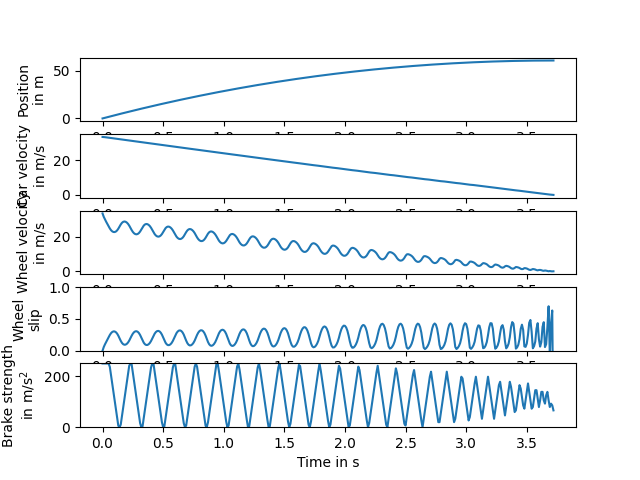

Source code (Python):
# Implements the control algorithm for the hydraulic brake 
# When the wheel slip gets larger than high_slip, start to decrease the pressure;
# when the wheel slip gets smaller than low_slip, start to increase the pressure.
# Increasing/decreasing the pressure leads to a rate of change of hydraulic_speed in the 
# strength b of the brake (as measured in deceleration of the velocity of the rim of the 
# wheel if there was no friction force from the road.)
# The strength of the brake must always lie between 0 and max_brake.

import matplotlib.pyplot as plt
import numpy
import math

h = 0.001 # s
mass_quarter_car = 250. # kg
mass_effective_wheel = 20. # kg
g = 9.81 # m / s2
max_brake = 250. # m / s2
hydraulic_speed = 3300. # m / s3
low_slip = 0.17
high_slip = 0.23

end_time = 5. # s
num_steps = int(end_time / h)

def friction_coeff(slip):
    return 1.1 * (1. - math.exp(-20. * slip)) - 0.4 * slip

def hydraulic():
    w = numpy.zeros(num_steps + 1) # m / s
    v = numpy.zeros(num_steps + 1) # m / s
    x = numpy.zeros(num_steps + 1) # m
    b = numpy.zeros(num_steps + 1) # m / s2
    times = h * numpy.array(range(num_steps + 1))

    axes_x = plt.subplot(511)
    axes_v = plt.subplot(512)
    axes_w = plt.subplot(513)
    axes_s = plt.subplot(514)
    axes_b = plt.subplot(515)
    x[0] = 0.
    v[0] = 120. * 1000. / 3600. # 120 km/h converted to m/s
    w[0] = v[0]
    b[0] = max_brake # initially, the driver steps on the brake as hard as possible
    
    brake_change = 0 # use this to help keep the braking pressure within the proper range

    for step in range(num_steps):
        if v[step] < 0.01:
            break
        s = max(0., 1. - w[step] / v[step])
        force = friction_coeff(s) * mass_quarter_car * g
        v[step + 1] = v[step] - h * force / mass_quarter_car
        x[step + 1] = x[step] + h * v[step]

        w[step + 1] = w[step] + h * (force / mass_effective_wheel - b[step])
        w[step + 1] = max(0., w[step + 1])

        if s<low_slip:
            brake_change=1
        elif s>high_slip:
            brake_change=-1
    
        b[step + 1] = max(0,min(max_brake,b[step]+h*brake_change*hydraulic_speed))

    axes_x.plot(times[:step:10], x[:step:10])
    axes_v.plot(times[:step:10], v[:step:10])
    axes_w.plot(times[:step:10], w[:step:10])
    axes_s.plot(times[:step:10], 1. - w[:step:10] / v[:step:10])
    axes_b.plot(times[:step:10], b[:step:10])
    axes_x.set_ylabel('Position\nin m', multialignment = 'center')
    axes_v.set_ylabel('Car velocity\nin m/s', multialignment = 'center')
    axes_w.set_ylabel('Wheel velocity\nin m/s', multialignment = 'center')
    axes_s.set_ylabel('Wheel\nslip', multialignment = 'center')
    axes_s.set_ylim(0., 1.)
    axes_b.set_ylabel('Brake strength\nin m/s$^2$', multialignment = 'center')
    axes_b.set_ylim(0., max_brake)
    axes_b.set_xlabel('Time in s')
   
    return w

hydraulic()
plt.show()
